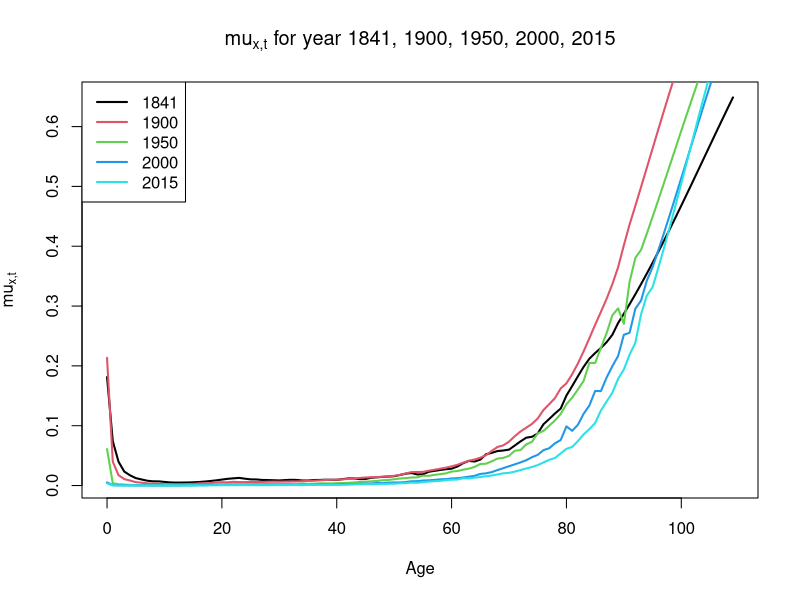
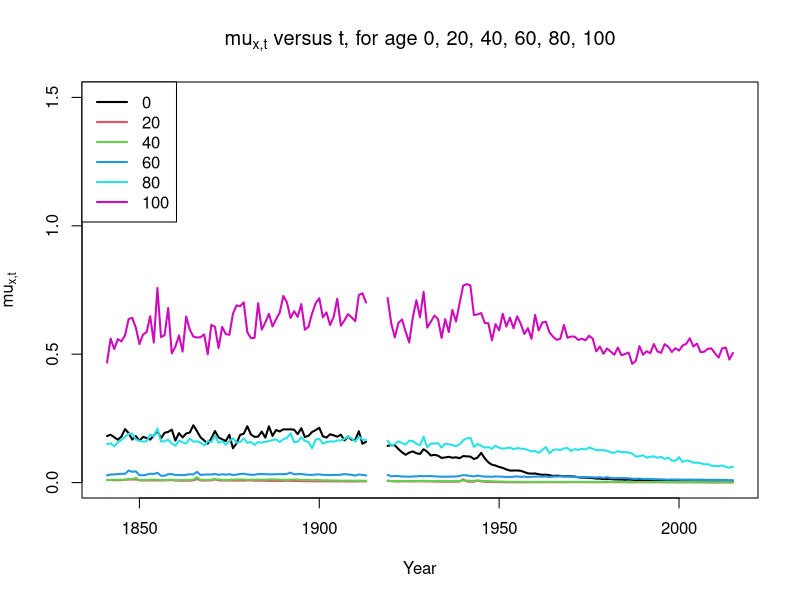
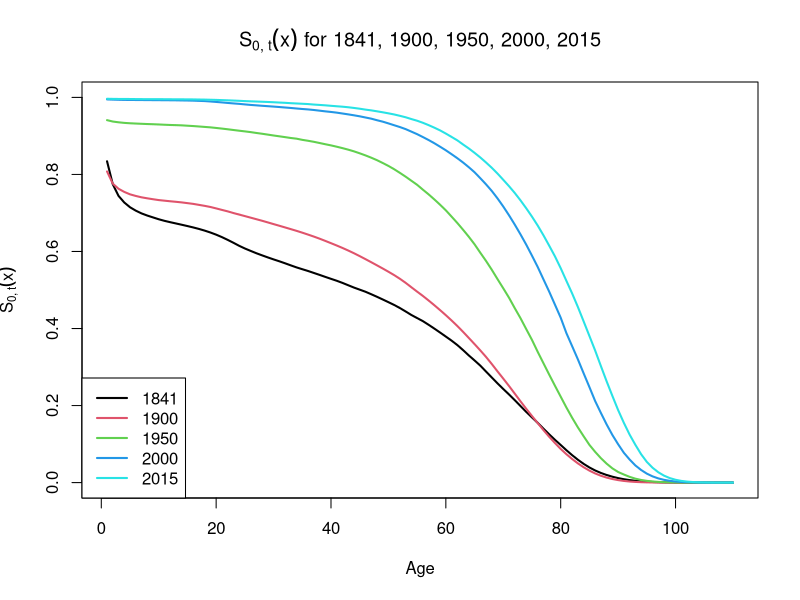
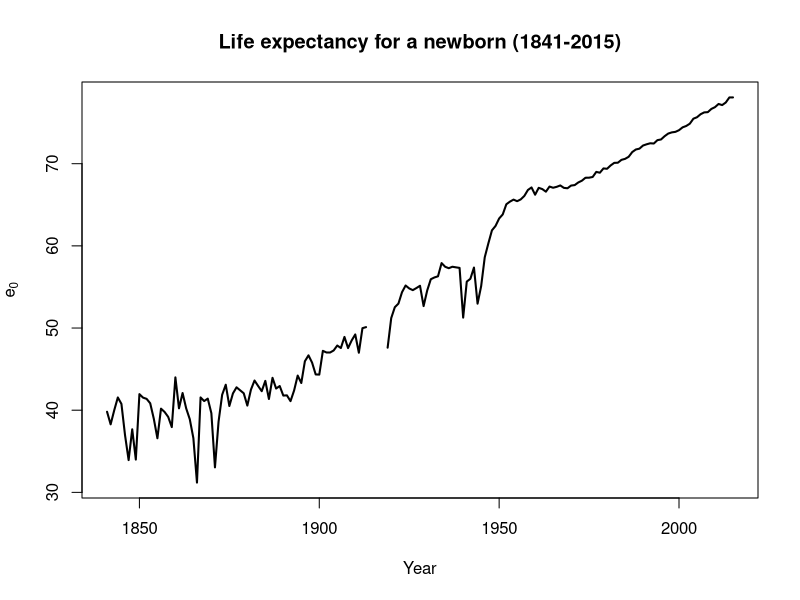

Generate these figures, in order, with R:
## ---- chunk 1
knitr::opts_chunk$set(echo = TRUE)
## ---- chunk 2
setwd("D:/UvA/BSc Actuarial Science/Year 2/Block 1/Life Insurance Mathematics/Week 2 - Life tables and selection, Valuation of life insurance benefits/Assignment 2")

life_table <- read.table("Belgium.txt", header = TRUE)

head(life_table)
## ---- chunk 3
#For year 1841

life_table_1841 <- subset(life_table, Year == 1841)

qx_1841 <- as.numeric(life_table_1841$qx)

age_1841 <- as.numeric(life_table_1841$Age)

px_1841 <- 1 - qx_1841

mx_1841 <- -log(px_1841)

plot(age_1841, mx_1841, type = "l", 
     xlab = "Age", ylab = expression(paste("mu"["x,t"])), 
     main = expression(paste("mu"["x,t"], " for year 1841, 1900, 1950, 2000, 2015")),
     lwd = 2, col = 1)

#For year 1900

life_table_1900 <- subset(life_table, Year == 1900)

qx_1900 <- as.numeric(life_table_1900$qx)

age_1900 <- as.numeric(life_table_1900$Age)

px_1900 <- 1 - qx_1900

mx_1900 <- -log(px_1900)

lines(age_1900, mx_1900, type = "l", col = 2, lwd = 2)

#For year 1950

life_table_1950 <- subset(life_table, Year == 1950)

qx_1950 <- as.numeric(life_table_1950$qx)

age_1950 <- as.numeric(life_table_1950$Age)

px_1950 <- 1 - qx_1950

mx_1950 <- -log(px_1950)

lines(age_1950, mx_1950, type = "l", col = 3, lwd = 2)

#For year 2000

life_table_2000 <- subset(life_table, Year == 2000)

qx_2000 <- as.numeric(life_table_2000$qx)

age_2000 <- as.numeric(life_table_2000$Age)

px_2000 <- 1 - qx_2000

mx_2000 <- -log(px_2000)

lines(age_2000, mx_2000, type = "l", col = 4, lwd = 2)

#For year 2015

life_table_2015 <- subset(life_table, Year == 2015)

qx_2015 <- as.numeric(life_table_2015$qx)

age_2015 <- as.numeric(life_table_2015$Age)

px_2015 <- 1 - qx_2015

mx_2015 <- -log(px_2015)

lines(age_2015, mx_2015, type = "l", col = 5, lwd = 2)

legend("topleft",legend = c("1841","1900","1950", "2000", "2015"), col = 1:5, lty = 1, lwd = 2)
## ---- chunk 4
#For age 0
life_table_0 <- subset(life_table, Age == 0)

qx_0 <- as.numeric(life_table_0$qx)

mx_0 <- -log(1 - qx_0)

plot(life_table_0$Year, mx_0, type = "l", 
     xlab = "Year", ylab = expression(paste("mu"["x,t"])),
     ylim = c(0, 1.5), lwd = 2, col = 1,
     main = expression(paste("mu"["x,t"], " versus t, for age 0, 20, 40, 60, 80, 100"))) 

#For age 20

life_table_20 <- subset(life_table, Age == 20)

qx_20 <- as.numeric(life_table_20$qx)

mx_20 <- -log(1 - qx_20)

lines(life_table_20$Year, mx_20, type = "l", col = 2, lwd = 2)

#For age 40

life_table_40 <- subset(life_table, Age == 40)

qx_40 <- as.numeric(life_table_40$qx)

mx_40 <- -log(1 - qx_40)

lines(life_table_40$Year, mx_40, type = "l", col = 3, lwd = 2)

#For age 60

life_table_60 <- subset(life_table, Age == 60)

qx_60 <- as.numeric(life_table_60$qx)

mx_60 <- -log(1 - qx_60)

lines(life_table_60$Year, mx_60, type = "l", col = 4, lwd = 2)

#For age 80

life_table_80 <- subset(life_table, Age == 80)

qx_80 <- as.numeric(life_table_80$qx)

mx_80 <- -log(1 - qx_80)

lines(life_table_80$Year, mx_80, type = "l", col = 5, lwd = 2)

#For age 100

life_table_100 <- subset(life_table, Age == 100)

qx_100 <- as.numeric(life_table_100$qx)

mx_100 <- -log(1 - qx_100)

lines(life_table_100$Year, mx_100, type = "l", col = 6, lwd = 2)

par(xpd=TRUE)

legend("topleft", legend = c("0", "20", "40", "60", "80", "100"), col = 1:6, lty = 1, lwd = 2)

## ---- chunk 5
#For year 1841 

plot(1:110, cumprod(px_1841[(0+1):(109+1)]), 
     type = "l", ylim = 0:1,
     xlab = "Age", ylab = expression(paste("S"["0, t"](x))), lwd = 2, col = 1,
     main = expression(paste("S"["0, t"](x), " for 1841, 1900, 1950, 2000, 2015")))

#For year 1900

lines(1:110, cumprod(px_1900[(0+1):(109+1)]), 
      type = "l", col = 2, lwd = 2)

#for year 1950

lines(1:110, cumprod(px_1950[(0+1):(109+1)]), 
      type = "l", col = 3, lwd = 2)

#For year 2000

lines(1:110, cumprod(px_2000[(0+1):(109+1)]), 
      type = "l", col = 4, lwd = 2)

#For year 2015

lines(1:110, cumprod(px_2015[(0+1):(109+1)]), 
      type = "l", col = 5, lwd = 2)

legend("bottomleft",legend = c("1841","1900","1950", "2000", "2015"), col = 1:5, lty = 1, lwd = 2)

## ---- chunk 6
e_0 <- NULL

for (i in seq(1841, 2015)) {
   
   life_table_i <- subset(life_table, Year == i)

   px_i <- 1 - as.numeric(life_table_i$qx)
   
   add <- sum(cumprod(px_i[(0+1):(109+1)]))
   
   e_0 <- c(e_0, add)

}

plot(1841:2015, e_0, type = "l", lwd = 2,
     xlab = "Year", ylab = expression(paste("e"[0])),
     main = "Life expectancy for a newborn (1841-2015)")
